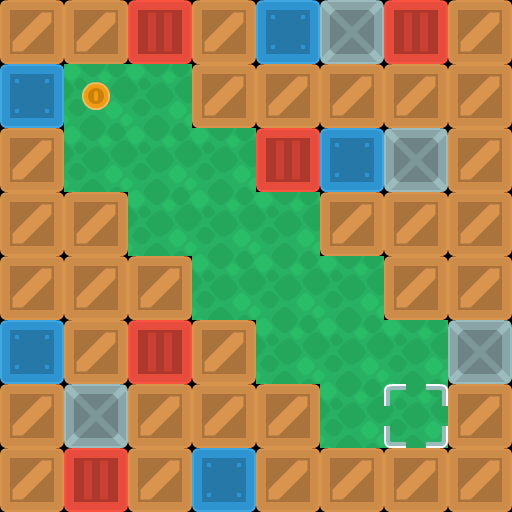

Tiled map render using the project's own tile images. Description and the whole map definition, tile-layer contents included, below:
An orthogonal 8x8 tile map with 64x64 px tiles, 3 tile layers (background, walls, objects).

<map version="1.10" tiledversion="1.11.2" orientation="orthogonal" renderorder="right-down" width="8" height="8" tilewidth="64" tileheight="64" infinite="0" nextlayerid="5" nextobjectid="1">
 <editorsettings>
  <export target="map1.csv" format="csv" />
 </editorsettings>
 <properties>
  <property name="character_bottom" value="[[0, 5], [1, 5], [2, 5]]" />
  <property name="character_left" value="[[3, 7], [4, 7], [5, 7]]" />
  <property name="character_right" value="[[0, 7], [1, 7], [2, 7]]" />
  <property name="character_top" value="[[3, 5], [4, 5], [5, 5]]" />
 </properties>
 <tileset firstgid="1" source="sokoban_tilesheet.tsx" />
 <layer id="4" name="background" width="8" height="8">
  <data encoding="csv">
0,0,0,0,0,0,0,0,
0,89,89,0,0,0,0,0,
0,89,89,89,0,0,0,0,
0,0,89,89,89,0,0,0,
0,0,0,89,89,89,0,0,
0,0,0,0,89,89,89,0,
0,0,0,0,0,89,89,0,
0,0,0,0,0,0,0,0
</data>
 </layer>
 <layer id="1" name="walls" width="8" height="8">
  <data encoding="csv">
2,2,3,2,4,6,3,2,
4,0,0,2,2,2,2,2,
2,0,0,0,3,4,6,2,
2,2,0,0,0,2,2,2,
2,2,2,0,0,0,2,2,
4,2,3,2,0,0,0,6,
2,6,2,2,2,0,0,2,
2,3,2,4,2,2,2,2
</data>
 </layer>
 <layer id="3" name="objects" width="8" height="8">
  <data encoding="csv">
0,0,0,0,0,0,0,0,
0,75,0,0,0,0,0,0,
0,0,0,0,0,0,0,0,
0,0,0,0,0,0,0,0,
0,0,0,0,0,0,0,0,
0,0,0,0,0,0,0,0,
0,0,0,0,0,0,40,0,
0,0,0,0,0,0,0,0
</data>
 </layer>
</map>
